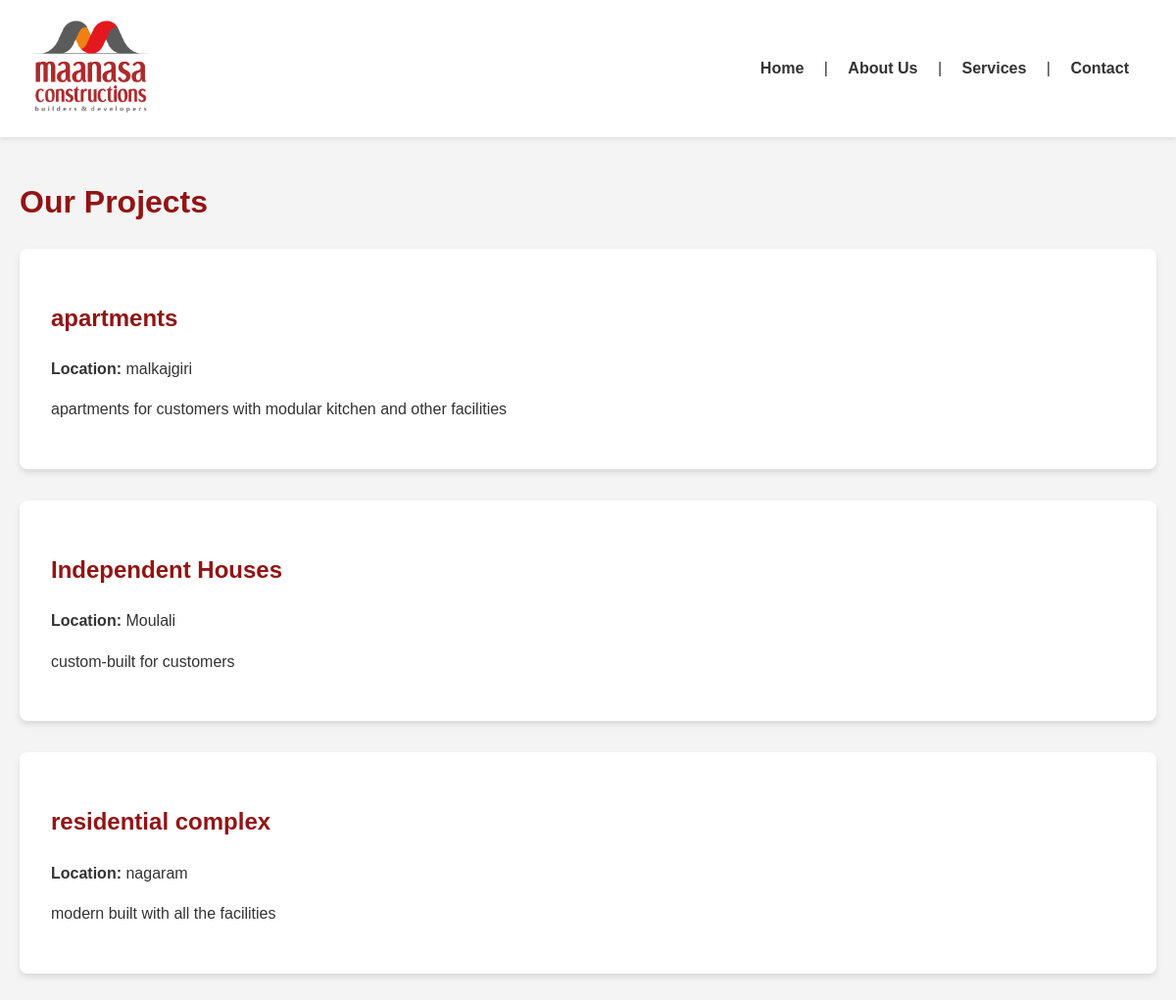
/services, run on the app's committed database.
### app.py (models this page shows, shortened)
class Project(db.Model):
    id = db.Column(db.Integer, primary_key=True)
    name = db.Column(db.String(100), nullable=False)
    location = db.Column(db.String(100), nullable=False)
    description = db.Column(db.Text, nullable=False)

### app.py (the view)
@app.route("/services")
def services():
    all_projects = Project.query.all()
    return render_template("services.html", projects=all_projects)

### templates/services.html (shortened to what this page needs)
{% extends "base.html" %}
{% block content %}
    <h1>Our Projects</h1>
    {% for project in projects %}
        <div class="project-item">
            <h2>{{ project.name }}</h2>
            <p><strong>Location:</strong> {{ project.location }}</p>
            <p>{{ project.description }}</p>
        </div>
    {% endfor %}
{% endblock %}

### templates/base.html (shortened to what this page needs)
<!DOCTYPE html>
<html lang="en">
<head>
    <link rel="stylesheet" href="{{ url_for('static', filename='css/style.css') }}">
</head>
<body>
    <header class="main-header">
        <div class="logo">
            <a href="/">
                <img src="{{ url_for('static', filename='images/logo.png') }}" alt="Maanasa Constructions Logo">
            </a>
        </div>
        <nav class="main-nav">
            <a href="/">Home</a> |
            <a href="/about">About Us</a> |
            <a href="/services">Services</a> |
            <a href="/contact">Contact</a>
        </nav>
    </header>
    <main>
        {% block content %}
        {% endblock %}
    </main>
</body>
</html>

### static/css/style.css (style rules this page uses)
body { font-family: Arial, sans-serif; line-height: 1.6; margin: 0; padding: 0; color: #333333; background-color: #F4F4F4; }
.main-header { display: flex; justify-content: space-between; align-items: center; padding: 1rem 2rem; background-color: #FFFFFF; box-shadow: 0 2px 5px rgba(0,0,0,0.1); }
.logo img { height: 100px; width: auto; }
.main-nav a { color: #333333; text-decoration: none; padding: 0.5rem 1rem; font-weight: bold; }
h1, h2, h3 { color: #921414; }
main { padding: 20px; }
.project-item { background-color: #fff; border-radius: 8px; box-shadow: 0 4px 6px rgba(0, 0, 0, 0.1); padding: 2rem; margin-bottom: 2rem; }

### data on the page
Project: name "apartments", location "malkajgiri", description "apartments for customers with modular kitchen and other facilities"
Project: name "Independent Houses", location "Moulali", description "custom-built for customers"
Project: name "residential complex", location "nagaram", description "modern built with all the facilities"
